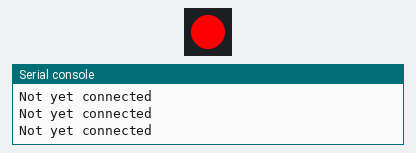
The program below on a simulated Pycom board running MicroPython. Shown: 1 RGB LEDs in strip order, left to right, the last lines printed to the serial console. WiFi joins after 1.5 s.

Above: at 0.1 s.
At 1.6 s:
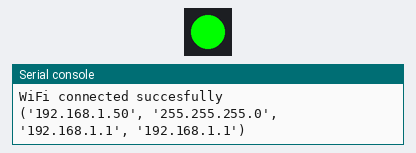
Timing chart, 0 to 3.1 s (numbered marks = the images above):
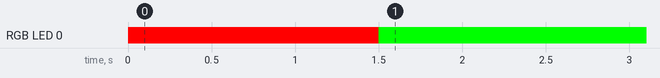

The program:

main.py
```python
from machine import UART

uart = UART(1)
uart.init(9600, bits=8, parity=None, stop=1, timeout_chars=100, pins=('P3', 'P4'))

while True:
    header_bytes = uart.read(1)
    while(header_bytes != b'\xff'):
        header_bytes=uart.read(1)
    data_high = int(uart.read(1)[0])
    data_low = int(uart.read(1)[0])
    data_sum = int(uart.read(1)[0])
    sum = data_high + data_low
    if (sum == data_sum + 1):
        distance = (data_high*256 + data_low)/10
        distance_mm = (data_high*256 + data_low)
        format = "{:2.2f}".format(distance)
        format_mm = "{:2.2f}".format(distance_mm)
        print("De afstand bedraagt " + format + " cm" + " // " + format_mm + " mm" )
```

boot.py
```python
import pycom
from network import WLAN
import machine
wlan = WLAN(mode=WLAN.STA)
pycom.heartbeat(False)

wlan.connect(ssid='UniFi-2.4GHz', auth=(WLAN.WPA2, '??'))
while not wlan.isconnected():
    print("Not yet connected")
    pycom.rgbled(0xFF0000)
print("WiFi connected succesfully")
pycom.rgbled(0x00FF00)
print(wlan.ifconfig())
```
